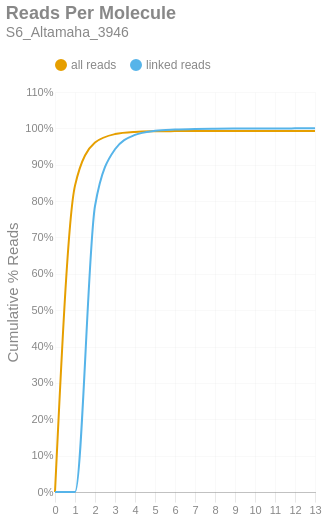

Notebook cell for this chart:
### Markdown cell above
### Reads per Molecule
This chart shows the cumulative distribution of the number of reads per linked molecule. That is, how many alignments are associated with a unique molecule. This excludes the number of reads associated with invalid or absent linked-read barcodes. The `linked` histogram is the percentages recalculated when disregarding singletons.

### Code cell
if SKIPLR:
    print_html(f"Skipped")
else:
    counts = np.bincount(valids['reads'].cast(pl.Int64).to_numpy())
    weighted = counts * np.arange(len(counts))
    all_perc = weighted / n_reads
    linked_perc = weighted / n_linked_reads
    linked_perc[1] = 0
    binned_df = pl.DataFrame({
        'readsper': list(range(len(counts))),
        'all reads (cumsum)': np.cumsum(all_perc).tolist(),
        'linked reads (cumsum)': np.cumsum(linked_perc).tolist(),
    })

    with SafeRender(binned_df):
        (
            density_plot(binned_df, 'Reads Per Molecule', samplename, 'readspmol')
            .encode(
                x=alt.X('readsper:O', title=None).axis(labelAngle=0).scale(padding=0),
                y=alt.Y('value:Q', title='Cumulative % Reads').axis(format='%').stack(False),
                color=alt.Color("key:N").scale(domain=["all reads", "linked reads"]),
                tooltip=[
                    alt.Tooltip("key:N", title="Data Type"),
                    alt.Tooltip("readsper:O", title="Reads Per Molecule"),
                    alt.Tooltip("value:Q", format=".2%", title="% Reads (Cum.)")
                ]            
            )
        ).display()

### Figure 1 — Vega-Lite specification as saved in the notebook (floating-point values rounded to 4 significant figures)
{"width": "container", "height": 400, "config": {"title": {"anchor": "start", "dy": -15, "fontSize": 18, "color": "#888888", "subtitleColor": "#888888", "subtitleFontSize": 14}, "arc": {"fill": "#0072B2"}, "axis": {"domainColor": "#888888", "domainWidth": 0.5, "gridWidth": 0.2, "grid": false, "titleFontWeight": 400, "titleFontSize": 15, "labelFontSize": 11, "labelColor": "#888888", "tickColor": "#888888", "tickWidth": 0.2, "titleColor": "#888888"}, "axisBand": {"grid": false}, "axisX": {"grid": true, "tickSize": 10, "domainCap": "round"}, "axisY": {"domain": false, "grid": true, "tickSize": 0, "domainCap": "round"}, "background": "transparent", "header": {"labelFontSize": 15, "labelColor": "#888888", "titleFontSize": 15, "titleFontWeight": 600, "titleColor": "#888888"}, "legend": {"labelFont": "sans-serif", "labelFontSize": 12, "labelColor": "#888888", "symbolSize": 100, "symbolType": "circle", "titleFontSize": 12, "titlePadding": 10, "titleColor": "#888888", "title": null, "orient": "top"}, "range": {"category": ["#E69F00", "#56B4E9", "#009E73", "#F0E442", "#0072B2", "#D55E00", "#CC79A7", "#000000"], "diverging": ["#cfe8f3", "#a2d4ec", "#73bfe2", "#46abdb", "#1696d2", "#12719e"]}, "area": {"fill": "#0072B2", "fillOpacity": 0.7, "line": true, "strokeOpacity": 0.7}, "line": {"color": "#0072B2", "stroke": "#0072B2", "strokeWidth": 2}, "trail": {"color": "#0072B2", "stroke": "#0072B2", "strokeWidth": 0, "size": 1}, "point": {"filled": true, "fillOpacity": 1.0, "size": 95}, "text": {"color": "#888888", "fontSize": 11, "align": "right", "fontWeight": 400, "size": 11}, "bar": {"fill": "#0072B2", "stroke": null}, "view": {"stroke": null, "continuousWidth": 660, "continuousHeight": 400}}, "data": {"name": "data-1a37ccfe38a282ed7751d1d0f971f14d"}, "mark": {"type": "line", "interpolate": "monotone", "point": {"opacity": 0, "size": 275}}, "encoding": {"color": {"field": "key", "scale": {"domain": ["all reads", "linked reads"]}, "type": "nominal"}, "tooltip": [{"field": "key", "title": "Data Type", "type": "nominal"}, {"field": "readsper", "title": "Reads Per Molecule", "type": "ordinal"}, {"field": "value", "format": ".2%", "title": "% Reads (Cum.)", "type": "quantitative"}], "x": {"axis": {"labelAngle": 0}, "field": "readsper", "scale": {"padding": 0}, "title": null, "type": "ordinal"}, "y": {"axis": {"format": "%"}, "field": "value", "stack": false, "title": "Cumulative % Reads", "type": "quantitative"}}, "params": [{"name": "param_c36ac31b6afebe62", "select": {"type": "point", "fields": ["key"]}, "bind": "legend"}], "title": {"text": "Reads Per Molecule", "subtitle": "S6_Altamaha_3946"}, "transform": [{"fold": ["all reads (cumsum)", "linked reads (cumsum)"]}, {"calculate": "replace(datum.key, ' (cumsum)', '')", "as": "key"}, {"filter": {"param": "param_c36ac31b6afebe62"}}], "usermeta": {"embedOptions": {"downloadFileName": "S6_Altamaha_3946.readspmol"}}, "$schema": "https://vega.github.io/schema/vega-lite/v6.1.0.json", "datasets": {"data-1a37ccfe38a282ed7751d1d0f971f14d": [{"readsper": 0, "all reads (cumsum)": 0.0, "linked reads (cumsum)": 0.0}, {"readsper": 1, "all reads (cumsum)": 0.8426, "linked reads (cumsum)": 0.0}, {"readsper": 2, "all reads (cumsum)": 0.9608, "linked reads (cumsum)": 0.7865}, {"readsper": 3, "all reads (cumsum)": 0.9843, "linked reads (cumsum)": 0.9425}, {"readsper": 4, "all reads (cumsum)": 0.9902, "linked reads (cumsum)": 0.9819}, {"readsper": 5, "all reads (cumsum)": 0.9919, "linked reads (cumsum)": 0.9932}, {"readsper": 6, "all reads (cumsum)": 0.9924, "linked reads (cumsum)": 0.9967}, {"readsper": 7, "all reads (cumsum)": 0.9927, "linked reads (cumsum)": 0.9984}, {"readsper": 8, "all reads (cumsum)": 0.9928, "linked reads (cumsum)": 0.9991}, {"readsper": 9, "all reads (cumsum)": 0.9929, "linked reads (cumsum)": 0.9995}, {"readsper": 10, "all reads (cumsum)": 0.9929, "linked reads (cumsum)": 0.9997}, {"readsper": 11, "all reads (cumsum)": 0.9929, "linked reads (cumsum)": 0.9999}, {"readsper": 12, "all reads (cumsum)": 0.9929, "linked reads (cumsum)": 1.0}, {"readsper": 13, "all reads (cumsum)": 0.9929, "linked reads (cumsum)": 1.0}]}}
